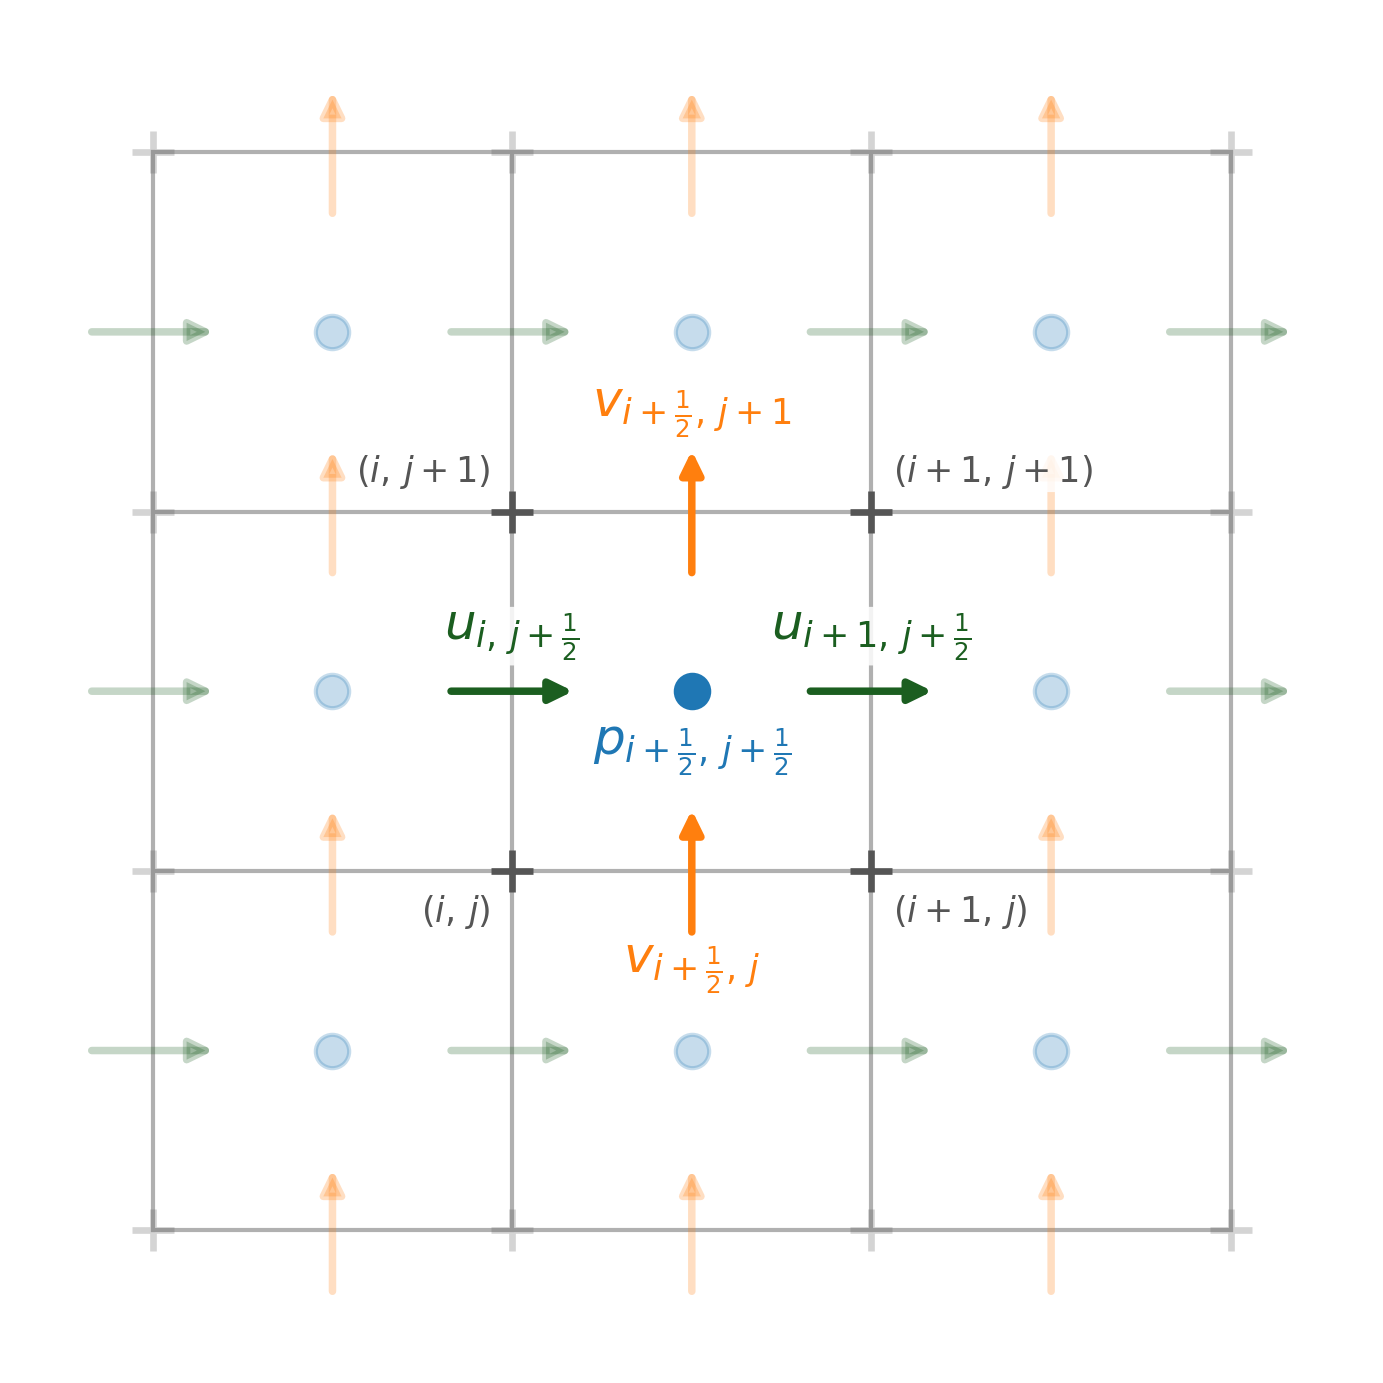

Reproduce this figure in Python.
# The MAC grid of the lid driven cavity

from pathlib import Path

import matplotlib.pyplot as plt

U_COLOUR = "#1B5E20"
V_COLOUR = "C1"
P_COLOUR = "C0"
NODE = "#555555"
GRID = "#B0B0B0"
FS = 12
L = 0.17
FADE = 0.25
N = 3


def arrow(ax, x, y, dx, dy, colour, alpha):
    ax.annotate('', xy=(x + dx, y + dy), xytext=(x - dx, y - dy),
                arrowprops=dict(arrowstyle='-|>,head_length=0.45,head_width=0.22',
                                ec=colour, fc=colour, lw=1.8, shrinkA=0, shrinkB=0,
                                alpha=alpha), zorder=4)


def in_centre(x, y):
    return 1 <= x <= 2 and 1 <= y <= 2


fig, ax = plt.subplots(figsize=(6.2, 5.6))

for k in range(N + 1):
    ax.plot([k, k], [0, N], color=GRID, lw=1.0, zorder=1)
    ax.plot([0, N], [k, k], color=GRID, lw=1.0, zorder=1)
for a in range(N + 1):
    for b in range(N + 1):
        ax.plot(a, b, '+', color=NODE, ms=10, mew=1.6, zorder=3,
                alpha=1 if in_centre(a, b) else FADE)
for a in range(N):
    for b in range(N):
        ax.plot(a + 0.5, b + 0.5, 'o', color=P_COLOUR, ms=8, zorder=4,
                alpha=1 if in_centre(a + 0.5, b + 0.5) else FADE)
for a in range(N + 1):
    for b in range(N):
        arrow(ax, a, b + 0.5, L, 0, U_COLOUR, 1 if in_centre(a, b + 0.5) else FADE)
for a in range(N):
    for b in range(N + 1):
        arrow(ax, a + 0.5, b, 0, L, V_COLOUR, 1 if in_centre(a + 0.5, b) else FADE)

lab = dict(fontsize=FS, zorder=6,
           bbox=dict(boxstyle='round,pad=0.06', fc='white', ec='none', alpha=0.85))
ax.text(1.5, 1.5 - 0.09, r'$p_{i+\frac{1}{2},\,j+\frac{1}{2}}$', color=P_COLOUR,
        ha='center', va='top', **lab)
ax.text(1, 1.5 + 0.08, r'$u_{i,\,j+\frac{1}{2}}$', color=U_COLOUR, ha='center',
        va='bottom', **lab)
ax.text(2, 1.5 + 0.08, r'$u_{i+1,\,j+\frac{1}{2}}$', color=U_COLOUR, ha='center',
        va='bottom', **lab)
ax.text(1.5, 1 - L - 0.03, r'$v_{i+\frac{1}{2},\,j}$', color=V_COLOUR, ha='center',
        va='top', **lab)
ax.text(1.5, 2 + L + 0.03, r'$v_{i+\frac{1}{2},\,j+1}$', color=V_COLOUR, ha='center',
        va='bottom', **lab)
for (a, b), s, ha, va in (((1, 1), r'$(i,\,j)$', 'right', 'top'),
                          ((2, 1), r'$(i+1,\,j)$', 'left', 'top'),
                          ((1, 2), r'$(i,\,j+1)$', 'right', 'bottom'),
                          ((2, 2), r'$(i+1,\,j+1)$', 'left', 'bottom')):
    dx = -0.06 if ha == 'right' else 0.06
    dy = -0.06 if va == 'top' else 0.06
    ax.text(a + dx, b + dy, s, color=NODE, ha=ha, va=va, fontsize=0.7*FS, zorder=6,
            bbox=lab['bbox'])

ax.set_xlim(-0.3, N + 0.3)
ax.set_ylim(-0.3, N + 0.3)
ax.set_aspect('equal')
ax.axis('off')

out = Path(__file__).parent / "mac_grid.png"
plt.savefig(out, dpi=300, bbox_inches="tight", pad_inches=0.15, facecolor="white")
print(f"Saved {out}")
